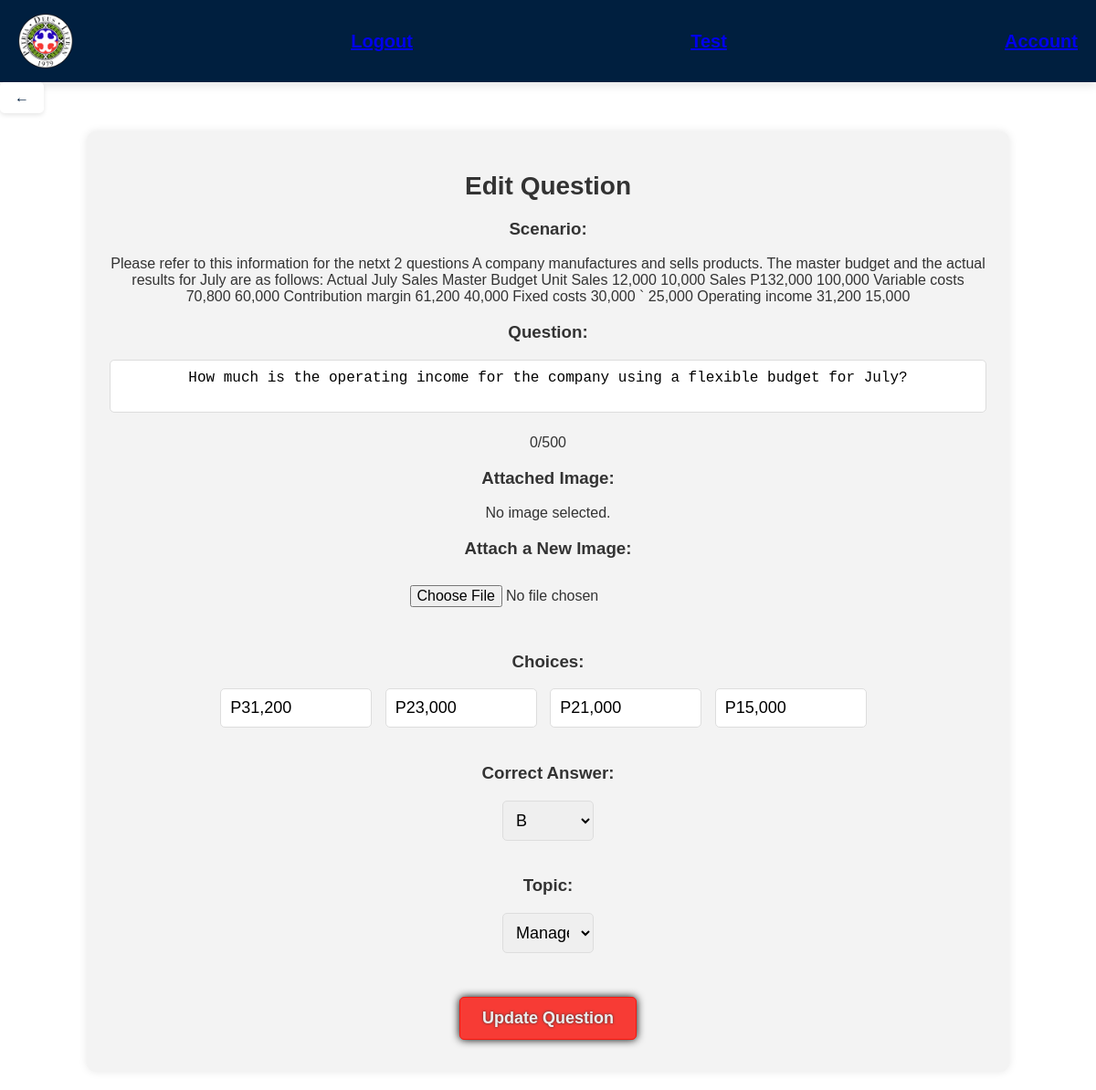
Screenshot of /q3Edit.php?id=7 with the database file from the repository.
### tables this page shows
CREATE TABLE `mng` (
  `mng_id` int(11) NOT NULL,
  `question` varchar(1000) NOT NULL,
  `opt1` varchar(100) NOT NULL,
  `opt2` varchar(100) NOT NULL,
  `opt3` varchar(100) NOT NULL,
  `opt4` varchar(100) NOT NULL,
  `answer` varchar(100) NOT NULL,
  `topic` varchar(100) NOT NULL,
  `image` varchar(255) NOT NULL,
  `scenario` varchar(1000) NOT NULL
);

### web/q3Edit.php (the view, shortened to what this page needs)
<?php
$conn = new mysqli('localhost', 'root', '', 'cpa');
if ($_SERVER['REQUEST_METHOD'] == 'GET') {
    $id = $_GET["id"];
    $sql = "SELECT * FROM mng WHERE mng_id = $id";
    $result = $conn->query($sql);
    $row = $result->fetch_assoc();
    $question = $row["question"];
    $opt1 = $row["opt1"];
    $opt2 = $row["opt2"];
    $opt3 = $row["opt3"];
    $opt4 = $row["opt4"];
    $answer = $row["answer"];
    $topic = $row["topic"];
    $image = $row["image"];
    $scenario = $row['scenario'];
}
?>
<!DOCTYPE html>
<html>
<head>
  <link href='Style/QAdd.css' rel='stylesheet' type='text/css'>
</head>
<body>
<div class="taskbar">
    <div class="logo"></div>
    <a href="index.php" class="taskbar-button">Logout</a>
    <a href="list.php" class="taskbar-button">Test</a>
    <a href="admin.php" class="taskbar-button">Account</a>
</div>
<a href="q3.php" class="back-button">&#8592;</a>
<form class="section" method="post" enctype="multipart/form-data">
    <h1>Edit Question</h1>
    <h3>Scenario:</h3>
    <div id="textQuestionInput">
    <?php
    $scenario_text = htmlspecialchars($scenario);
    echo "<p>{$scenario_text}</p>";
    ?>
    </div>
    <h3>Question:</h3>
        <div id="textQuestionInput">
            <textarea id="question" name="question" placeholder="Input your Question Here." autofocus maxlength="500" oninput="updateCharacterCount()"><?php echo htmlspecialchars($question);?></textarea>
        </div>
    <span id="charCount">0/500</span>
    <h3>Attached Image:</h3>
    <div id="imagePreview">
        <?php if (!empty($image)): ?>
            <div style="position: relative; display: inline-block;">
                <img src="<?php echo htmlspecialchars($image); ?>" alt="Question Image" style="max-width: 200px; margin-top: 10px; border: 1px solid #ccc; border-radius: 5px;" />
                <span style="position: absolute; top: 5px; right: 5px; background: #ff0000; color: #fff; border-radius: 50%; width: 20px; height: 20px; display: flex; align-items: center; justify-content: center; cursor: pointer; box-shadow: 0 2px 4px rgba(0, 0, 0, 0.2);" onclick="document.getElementById('existingImage').value = ''; document.getElementById('imagePreview').innerHTML = '<p>No image selected.</p>';">×</span>
            </div>
        <?php else: ?>
            <p>No image selected.</p>
        <?php endif; ?>
    </div>
    <h3>Attach a New Image:</h3>
    <input type="file" name="questionImage" accept="image/*" onchange="previewImage(event)" />
    <h3>Choices:</h3>
    <input name="opt1" type="text" value="<?php echo htmlspecialchars($opt1); ?>" placeholder="A." />
    <input name="opt2" type="text" value="<?php echo htmlspecialchars($opt2); ?>" placeholder="B." />
    <input name="opt3" type="text" value="<?php echo htmlspecialchars($opt3); ?>" placeholder="C." />
    <input name="opt4" type="text" value="<?php echo htmlspecialchars($opt4); ?>" placeholder="D." />
    <h3>Correct Answer:</h3>
    <select name="answer">
        <option value="B" <?php echo $answer == 'B' ? 'selected' : ''; ?>>B</option>
    </select>
    <h3>Topic:</h3>
    <select name="topic">
        <option value="Man Acc"<?php echo $topic == 'Man Acc' ? 'selected' : ''; ?>>Management Accounting</option>
    </select>
    <br /><br/>
    <input class="btn" type="submit" value="Update Question" />
</form>
</body>
</html>

### web/Style/QAdd.css (style rules this page uses)
body { background: #ffffff; font-family: Arial, sans-serif; font-weight: normal; margin: 0; color: #333; }
.back-button { background-color: #f44336; }
.taskbar { background-color: #001f3f; color: #ffffff; padding: 15px 20px; display: flex; align-items: center; justify-content: space-between; font-size: 20px; font-weight: bold; box-shadow: 0px 4px 10px rgba(0, 0, 0, 0.1); }
.taskbar .logo { width: 60px; height: 60px; background-image: url('logo.png'); background-size: contain; background-repeat: no-repeat; background-position: center; }
.back-button { color: #001f3f; background: #ffffff; text-decoration: none; padding: 8px 16px; border-radius: 5px; font-size: 16px; font-weight: bold; box-shadow: 0px 2px 5px rgba(0, 0, 0, 0.1); display: inline-flex; align-items: center; justify-content: center; }
.section { background: #f3f3f3; width: 80%; margin: 20px auto; border-radius: 10px; padding: 25px; text-align: center; box-shadow: 0px 0px 10px rgba(0, 0, 0, 0.1); }
h1 { font-size: 28px; color: #333333; margin-bottom: 20px; }
textarea, input[type="text"], select { border-radius: 5px; border: 1px solid #ddd; padding: 10px; font-size: 18px; margin-bottom: 20px; width: 90%; max-width: 400px; }
input[type="file"] { font-size: 16px; margin-bottom: 20px; padding: 10px; }
button, .btn { background: #F73B35; color: #fff; border-radius: 5px; font-size: 16px; padding: 10px 20px; border: none; cursor: pointer; transition: background-color 0.3s ease; }
#textQuestionInput textarea { width: 100%; max-width: 1000px; min-height: 50px; padding: 10px; border-radius: 5px; font-size: 16px; text-align: center; resize: none; box-sizing: border-box; overflow: hidden; }
#Question, #Answer, select { border-radius: 5px; border: 1px solid #ddd; padding: 10px; font-size: 18px; margin-bottom: 20px; width: 90%; max-width: 400px; }
#Answer, select { width: 20%; max-width: 100px; }
.btn, .btn-action { background: #F73B35; border-radius: 5px; border: 1px solid #f7170f; box-shadow: 0px 0px 10px #000; color: #eee; cursor: pointer; font-size: 18px; font-weight: bold; padding: 12px 24px; text-align: center; text-decoration: none; display: inline-block; margin: 10px; text-shadow: 0px 0px 3px #333; }
input[type="text"] { border-radius: 5px; border: 1px solid #ddd; padding: 10px; font-size: 18px; width: 15%; margin-right: 10px; }

### rows the page displays
mng: scenario "Please refer to this information for the netxt 2 questions A company manufactures and sells products. The master budget and the actual results for July are as follows: Actual July Sales Master Budget Unit Sales 12,000 10,000 Sales P132,000 100,000 Variable costs 70,800 60,000 Contribution margin 61,200 40,000 Fixed costs 30,000 ` 25,000 Operating income 31,200 15,000", question "How much is the operating income for the company using a flexible budget for July?", opt1 "P31,200", opt2 "P23,000", opt3 "P21,000", opt4 "P15,000", answer "B", topic "Management Accounting"
